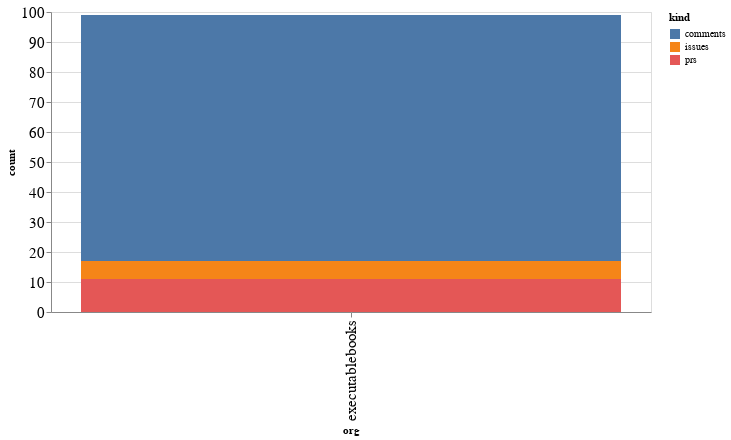

Notebook code cell kept with this figure:
### Code cell
alt.Chart(org_summaries, width=600).mark_bar().encode(
    x='org',
    y='count',
    color='kind',
    tooltip="org"
)

### Figure 1 — Vega-Lite specification as saved in the notebook (floating-point values rounded to 4 significant figures)
{"config": {"axisLeft": {"labelFontSize": 15}, "axisBottom": {"labelFontSize": 15}}, "data": {"name": "data-b49ea2dbc0d61b33e3e96da70e9bf828"}, "mark": "bar", "encoding": {"color": {"type": "nominal", "field": "kind"}, "tooltip": {"type": "nominal", "field": "org"}, "x": {"type": "nominal", "field": "org"}, "y": {"type": "quantitative", "field": "count"}}, "width": 600, "$schema": "https://vega.github.io/schema/vega-lite/v4.8.1.json", "datasets": {"data-b49ea2dbc0d61b33e3e96da70e9bf828": [{"org": "executablebooks", "kind": "comments", "count": 82}, {"org": "executablebooks", "kind": "issues", "count": 6}, {"org": "executablebooks", "kind": "prs", "count": 11}]}}
